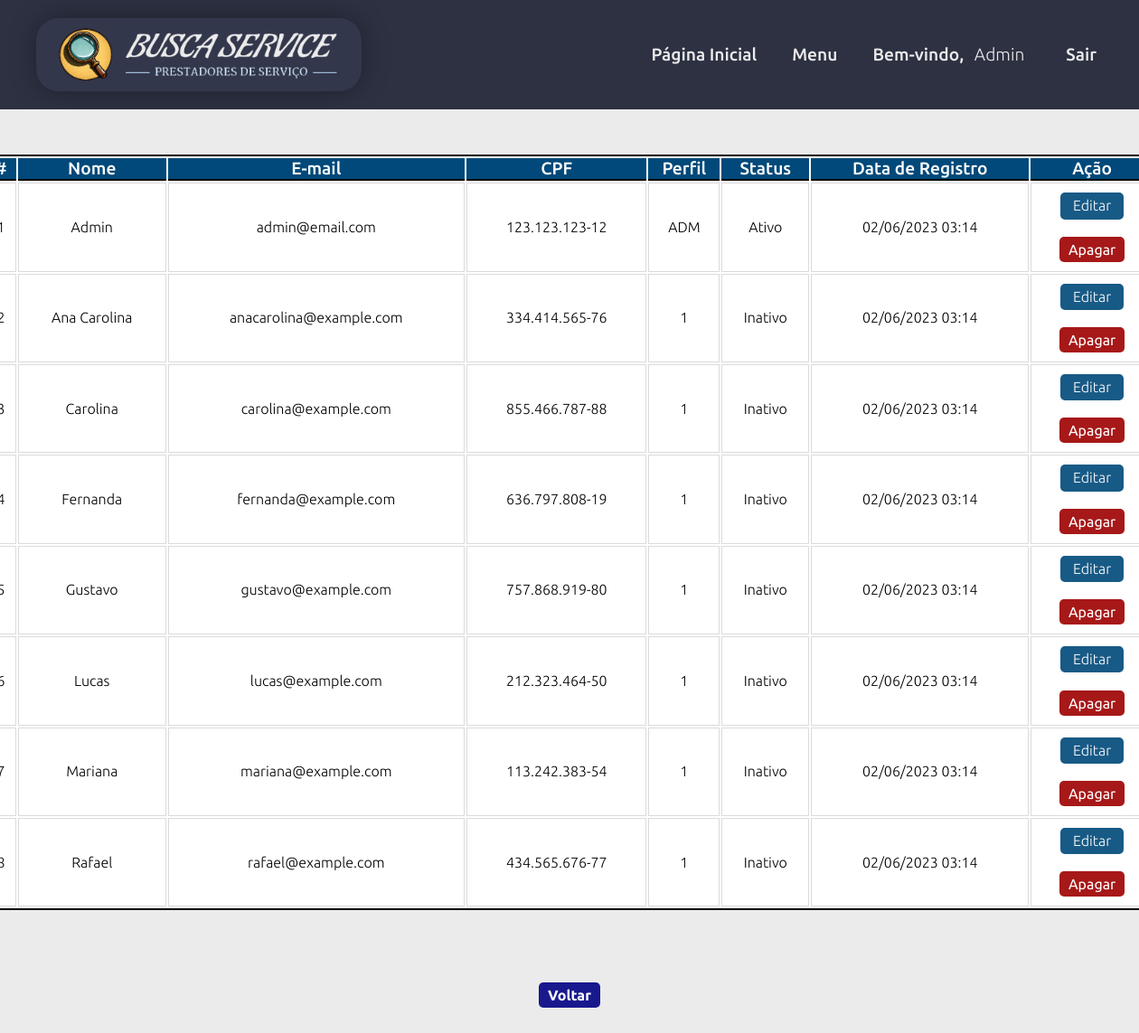
The app's page /app/views/usuario_admin_listcli.php (signed in), older data.
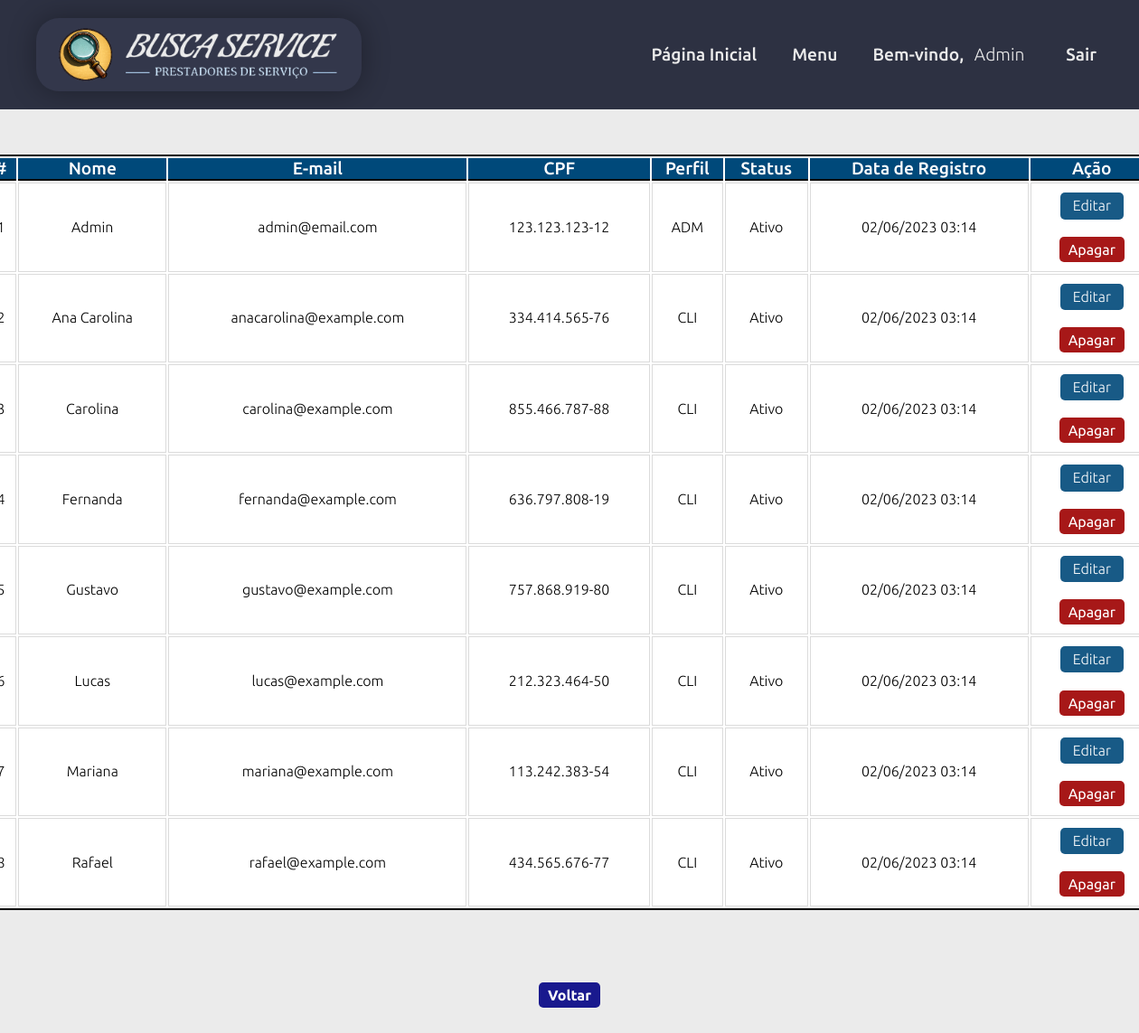
The same page, newer data.
### tables this page shows
CREATE TABLE cliente (
  idcli INT(11) NOT NULL AUTO_INCREMENT,
  nome VARCHAR(45) NOT NULL,
  email VARCHAR(255) NOT NULL,
  senha VARCHAR(60) NOT NULL,
  cpf VARCHAR(14) NOT NULL,
  telefone VARCHAR(18) NOT NULL,
  cep VARCHAR(9) NOT NULL,
  estado VARCHAR(45) NOT NULL,
  cidade VARCHAR(45) NOT NULL,
  bairro VARCHAR(45) NOT NULL,
  perfil VARCHAR(3) NOT NULL DEFAULT 'CLI' COMMENT 'ADM=Administrador\\nPRO=Profissional\\nCLI=Cliente',
  status TINYINT(1) NOT NULL DEFAULT 1 COMMENT '\"0\" = Inativo / \"1\" = Ativo',
  dataregcli DATETIME NOT NULL DEFAULT CURRENT_TIMESTAMP(),
  PRIMARY KEY (idcli),
  UNIQUE KEY unique_cpf_cli (cpf)
  );

### app/views/usuario_admin_listcli.php (the view, shortened to what this page needs)
<?php
require_once 'layouts/site/header.php';
$dbh = Conexao::getInstance();
$query = "SELECT * FROM `busca_service`.`cliente` ORDER BY nome, dataregcli";
$stmt = $dbh->prepare($query);
$stmt->execute();
$rows = $stmt->fetchAll(PDO::FETCH_ASSOC);
?>
<body>
    <?php require_once 'layouts/admin/menu.php'; ?>
    <main class="bg_form">
        <div class="main_opc">
            <div class="main_stage">
                <div class="main_stage_content">
                    <article>
                        <header>
                            <table border="0" width="1300px" class="table">
                                <tr>
                                    <th>#</th>
                                    <th>Nome</th>
                                    <th>E-mail</th>
                                    <th>CPF</th>
                                    <th>Perfil</th>
                                    <th>Status</th>
                                    <th>Data de Registro</th>
                                    <th>Ação</th>
                                </tr>
                                <?php
                                if ($rows) {
                                    $count = 1;
                                    foreach ($rows as $row) { ?>
                                        <tr>
                                            <td><?= $count ?></td>
                                            <td><?= $row['nome'] ?></td>
                                            <td><?= $row['email'] ?></td>
                                            <td><?= $row['cpf'] ?></td>
                                            <td><?= $row['perfil'] ?></td>
                                            <td><?= ($row['status'] == '1' ? 'Ativo' : 'Inativo') ?></td>
                                            <td><?= date('d/m/Y H:i', strtotime($row['dataregcli'])) ?></td>
                                            <td>
                                                <a href="usuario_admin_updcli.php?idcli=<?= $row['idcli'] ?>" class="btn" id="edit">Editar</a>
                                                <form action="" method="post">
                                                    <button class="btn" name="botao" id="delete" value="deletar" onclick="return confirm('Deseja excluir o usuário?');">Apagar</button>
                                                </form>
                                            </td>
                                        </tr>
                                    <?php $count++;
                                    }
                                } else { ?>
                                    <tr>
                                        <td colspan="8"><strong>Não existem clientes cadastrados.</strong></td>
                                    </tr>
                                <?php } ?>
                            </table>
                        </header>
                    </article>
                    <article>
                        <header>
                            <h2><a href="gerenciamento_admin_list.php" class="btn_volta">Voltar</a></h2>
                        </header>
                    </article>
                </div>
            </div>
    </main>
</body>
</html>

### app/views/layouts/site/header.php (shortened to what this page needs)
<!DOCTYPE html>
<html lang="pt-br">
<head>
    <link rel="stylesheet" href="assets/css/boot.css" type="text/css">
    <link rel="stylesheet" href="assets/css/style.css" type="text/css">
    <link rel="stylesheet" href="assets/css/fonticon.css" type="text/css">
    <link rel="stylesheet" href="assets/css/login.css" type="text/css">
    <link rel="stylesheet" href="assets/css/lista.css" type="text/css">
    <link rel="stylesheet" href="assets/css/formulario.css" type="text/css">
    <link rel="stylesheet" href="assets/css/footer_links.css" type="text/css">
    <link rel="stylesheet" href="assets/css/contato.css" type="text/css">
    <link rel="stylesheet" href="assets/css/resultado.css" type="text/css">
    <link rel="stylesheet" href="assets/css/perfil_cli.css" type="text/css">
    <link rel="stylesheet" href="assets/css/avaliacao.css" type="text/css">
    <link href="assets/css/modal.css" rel="stylesheet">
</head>
<body>

### app/views/layouts/admin/menu.php
    <section>
        <header class="navbar">
        <div class="main-navbar">
                <a class="main-navbar-logo-nome" href="index.php">
                    <img class="imagem " src="assets/img/logomarca20_bs.png" alt="Busca Service" title="Busca Service" width="350">
                </a>
                <nav>
    <ul class="navmenu">
        <li><a href="index.php" class='navmenu_index'>Página Inicial</a></li>
        <?php
        if (isset($_SESSION['usuario']) && $_SESSION['usuario']['perfil'] == 'ADM') {
            echo "<li><a href='usuario_admin.php' class='navmenu_index'>Menu</a></li>";
            if (isset($_SESSION['usuario']['nome'])) {
                $nomeCompleto = $_SESSION['usuario']['nome'];
                $nomeArray = explode(' ', $nomeCompleto);
                $primeiroNome = $nomeArray[0];
            } else {
                $primeiroNome = '';
            }
            echo "<li><a href='usuario_admin.php' class='navmenu_index'>Bem-vindo, <span class='nome_usu'>$primeiroNome</span></a></li>";
            echo "<li><a href='logout.php' class='navmenu_index'>Sair</a></li>";
        }
        ?>
    </ul>
</nav>
            </div>
        </header>
    </section>

### app/views/assets/css/boot.css (style rules this page uses)
* { padding: 0; margin: 0; box-sizing: border-box; text-decoration: none; font-size: 1em; font-family: 'Ubuntu', sans-serif; }

### app/views/assets/css/style.css (style rules this page uses)
html { height: 100%; min-height: 100%; }
body { display: flex; flex-direction: column; min-height: 100%; }
.main-navbar { display: flex; justify-content: space-between; padding: 20px 40px; background-color: #2d3142; align-items: center; flex-direction: row; flex-wrap: wrap; gap: 30px; }
.main-navbar-logo-nome { display: flex; background-color: #33374b; align-items: center; text-decoration: none; color: #ebebeb; border-radius: 25px; -webkit-box-shadow: 0px 0px 31px 0px rgba(0, 0, 0, 0.33); -moz-box-shadow: 0px 0px 31px 0px rgba(0, 0, 0, 0.33); box-shadow: 0px 0px 31px 0px rgba(0, 0, 0, 0.33); transition: transform 0.3s ease; }
.imagem { border: 0px solid black; margin-right: 5px; margin-left: 5px; padding: 10px; }
.navmenu { list-style: none; display: flex; gap: 25px; font-weight: 500; }
.navmenu li { display: flex; align-items: center; }
.navmenu_index { font-size: 1.2em; text-decoration: none; color: #ebebeb; padding: 7px; border-radius: 5px; transition: all 0.5s ease; }
.nome_usu { font-size: 1em; font-weight: 300; text-decoration: none; color: #ebebeb; padding: 7px; border-radius: 5px; transition: all 0.5s ease; }

### app/views/assets/css/lista.css (style rules this page uses)
.main_stage { width: 100%; }
.main_stage .main_stage_content { display: flex; max-width: 1300px; margin: 30px auto; display: flex; flex-wrap: wrap; padding: 20px 0; flex-basis: 100%; text-align: center; font-weight: 300; justify-content: center; }
.table { border: 2px solid black; background-color: #fff; }
.table tr th { font-weight: 500; font-size: 1.2em; background-color: rgb(0, 73, 122); color: #fff; border-bottom: 2px solid black; }
.table td { padding-bottom: 10px; padding-top: 10px; padding-left: 5px; padding-right: 5px; line-height: 1.2; border: 1px solid #dbdbdb; border-top: 1px solid #dbdbdb; background-color: #fff; }
.btn { margin: 0 auto; border-radius: 5px; border: none; color: #fff; padding: 5px 10px; opacity: 0.9; display: flex; align-items: center; }
#edit { display: flex; justify-content: center; background-color: rgb(0, 73, 122); width: 70px; }
#delete { background-color: rgb(158, 0, 0); }
.btn_volta { margin: 10vh auto; background-color: rgb(3, 3, 133); border-radius: 5px; border: none; color: #fff; padding: 5px 10px; opacity: 0.9; display: flex; align-items: center; }

### app/views/assets/css/formulario.css (style rules this page uses)
.bg_form { background-color: #ebebeb; }

Row changes from the older to the newer data that the page shows:
changed cliente "Ana Carolina": perfil "1" → "CLI"; status "Inativo" → "Ativo"
changed cliente "Carolina": perfil "1" → "CLI"; status "Inativo" → "Ativo"
changed cliente "Fernanda": perfil "1" → "CLI"; status "Inativo" → "Ativo"
changed cliente "Gustavo": perfil "1" → "CLI"; status "Inativo" → "Ativo"
changed cliente "Lucas": perfil "1" → "CLI"; status "Inativo" → "Ativo"
changed cliente "Mariana": perfil "1" → "CLI"; status "Inativo" → "Ativo"
changed cliente "Rafael": perfil "1" → "CLI"; status "Inativo" → "Ativo"
